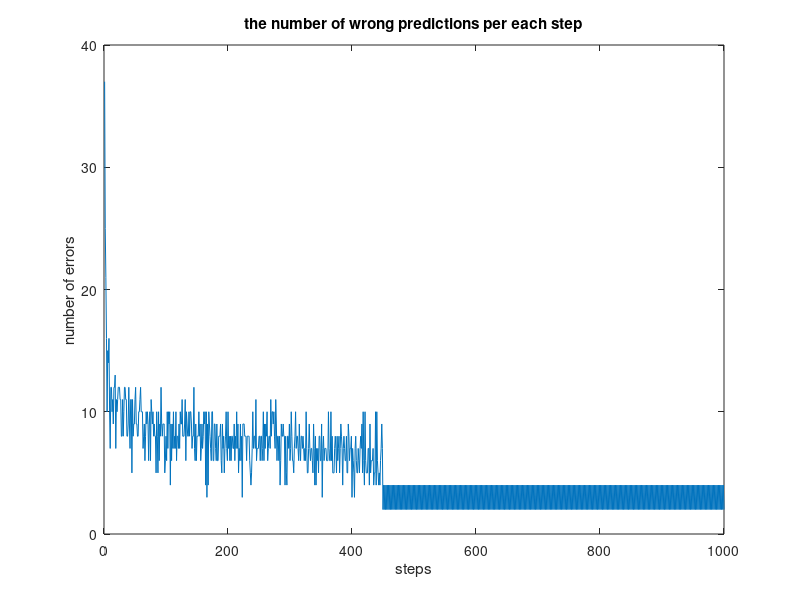

Reproduce this figure in MATLAB.
function Perceptron()

clear all
%% initializing data
load('input.dat')
load('output.dat')
w = randn(size(input,2),1);

%% learning
error = zeros(1,1000);
for step = 1:1000
    for n = 1:length(output)
        yhat = sign(input(n,:)*w);                      %calculate the estimation of y 
        if output(n,1) ~= 0
            if yhat ~= output(n,1)
                w = w + output(n,1)*input(n,:).';       %if the estimation of y is incorrect, update the weight vector w
                error(step) = error(step)+1;            %calculate number of wrong predictions for each training step.
            end
        else
            error(step) = error(step)+1;                %In case of prediction of 0, count that as an error.
        end
    end
end

figure
plot(error)
title('the number of wrong predictions per each step')
ylabel('number of errors')
xlabel('steps')